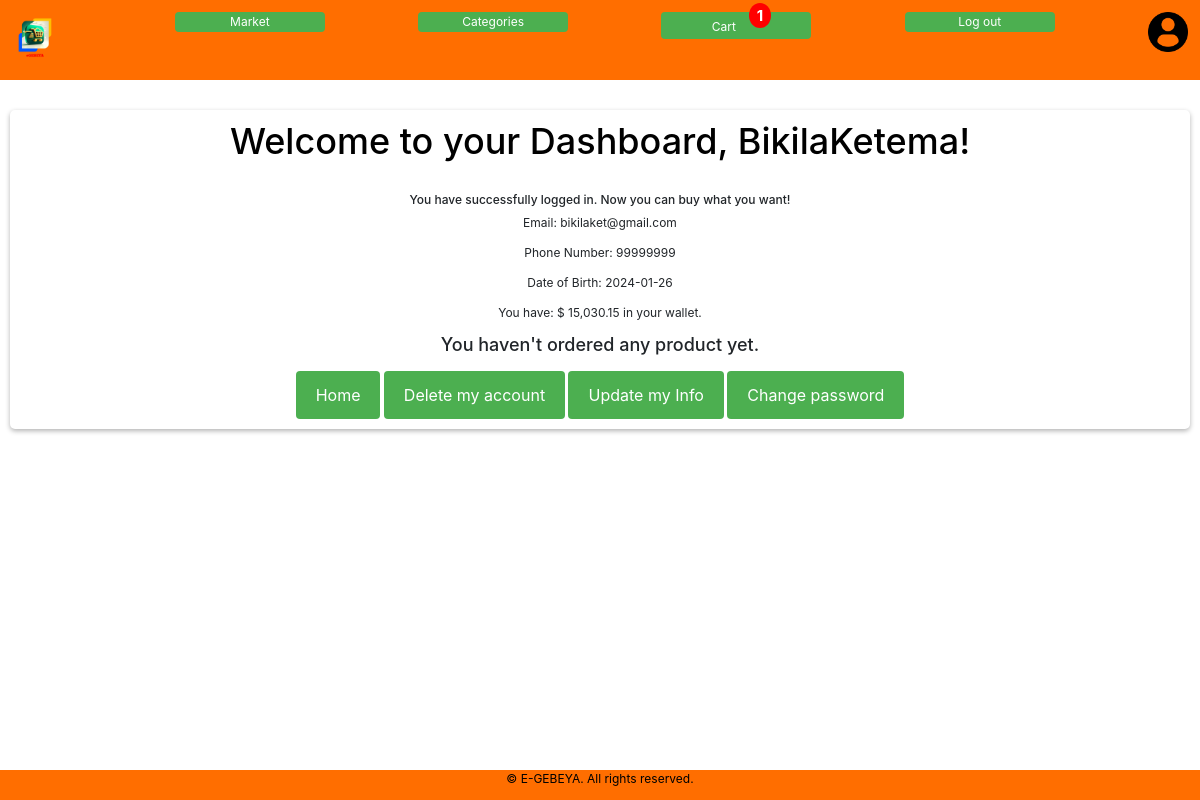
The app's page /dashboard (signed in) with its own data.
### packages/models.py (models this page shows, shortened)
class User(db.Model, UserMixin):
    id = db.Column(db.Integer(), primary_key=True)
    username = db.Column(db.String(length=20), nullable=False, unique=True)
    email = db.Column(db.String(length=20), nullable=False, unique=True)
    phone = db.Column(db.String(), nullable=False, unique=True)
    budget = db.Column(db.Integer(), nullable=False, default=1000)
    dob = db.Column(db.Date())
    password_hash = db.Column(db.String(length=20), nullable=False)
    @property
    def prettier_budget(self):
        formatted_budget = "{:,.2f}".format(self.budget)
        return f'$ {formatted_budget}'
    @property
    def password(self):
        return self.password

### packages/routes.py (the view, shortened to what this page needs)
@app.route('/dashboard', methods=['GET', 'POST'])
@login_required
def dashboard():
    purchase_form = PurchaseItemForm()
    delete_form = DeleteAccountForm()
    user_pending_orders = Order.query.filter_by(user_id=current_user.id, status='Pending').options(joinedload(Order.items)).order_by(desc(Order.created_at)).all()
    ordered_items = {}
    for order in user_pending_orders:
        for order_item in order.items:
            product_id = order_item.product_id
            quantity = order_item.quantity
            if product_id in ordered_items:
                ordered_items[product_id]['quantity'] += quantity
            else:
                product = Product.query.get(product_id)
                if product:
                    ordered_items[product_id] = {'product': product, 'quantity': quantity}
    return render_template('dashboard.html', user=current_user, ordered_items=ordered_items.values(), purchase_form=purchase_form, delete_form=delete_form)

### packages/models.py (called while the page is built)
@login_manager.user_loader
def Load_user(user_id):
    return User.query.get(int(user_id))

### packages/routes.py (called while the page is built)
def get_cart_count():
    if current_user.is_authenticated:
        cart_count = Cart.query.filter_by(user_id=current_user.id).count()
        return cart_count
    return 0

@app.context_processor
def inject_cart_count():
    cart_count = get_cart_count()
    return dict(cart_count=cart_count)

### packages/templates/dashboard.html (shortened to what this page needs)
{% extends 'base.html' %}
{% block css %}
<link href="{{ url_for('static', filename='base.css') }}" rel="stylesheet">
<link href="{{ url_for('static', filename='signup.css') }}" rel="stylesheet">
<link href="{{ url_for('static', filename='index.css') }}" rel="stylesheet">
{% endblock %}
{% block content %}
{% include 'includes/delete_modal.html' %}
<h1>Welcome to your Dashboard, {{ current_user.username }}!</h1>
<h3>You have successfully logged in. Now you can buy what you want!</h3>
<p>Email: {{ current_user.email }}</p>
<p>Phone Number: {{ current_user.phone }}</p>
<p>Date of Birth: {{ current_user.dob }}</p>
<p>You have: {{ current_user.prettier_budget }} in your wallet.</p>
{% if ordered_items %}
<h1 style="margin-bottom: 10px;">Your pending orders!</h1>
<div id="main-container">
    {% for item in ordered_items %}
    {% include 'includes/item_modal.html' %}
    {% set product = item['product'] %}
    <div id="product-card">
        <img alt="{{ product.title }}" src="{{ product.image }}">
        <h3>{{ product.title[:30] + '...' }}</h3>
        <p>{{ product.description[:50] + '...' }}</p>
        <p>Quantity: {{ item['quantity'] }}</p>
        <p>Price: ${{ product.price }}</p>
        <button class="orderbtn" data-toggle="modal" data-target="#Modal-MoreInfo{{ product.id }}">More Info</button>
        <form method="POST" action="{{ url_for('cancel_order', product_id=item.product.id) }}">
            <button type="submit" class="btn btn-danger">Cancel Order</button>
        </form>
    </div>
    <div class="modal fade" id="Modal-MoreInfo{{ product.id }}" tabindex="-1" aria-labelledby="exampleModalLabel" aria-hidden="true">
        <div class="modal-dialog">
            <div class="modal-content">
                <div class="modal-header">
                    <h5 class="modal-title" id="ModalLabel">
                        {{ product.title }}
                    </h5>
                    <button type="button" class="close" data-dismiss="modal" aria-label="Close">
                        <span aria-hidden="true">&times;</span>
                    </button>
                </div>
                <div class="modal-body modal-container">
                    <img alt="{{ product.title }}" src="{{ product.image }}">
                    <h1>Price: ${{ product.price }}</h1>
                    <h2>Sub total: ${{ product.price * item.quantity }}</h2>
                    <h2>Quantity: {{ item.quantity }}</h2>
                </div>
                <div class="modal-footer">
                    <button type="button" class="modal-btn" data-dismiss="modal">Close</button>
                </div>
            </div>
        </div>
    </div>
    {% endfor %}
</div>
{% else %}
    <h4>You haven't ordered any product yet.</h4>
{% endif %}
<button class="dashboard-button" style="margin-top: 10px;"><a href="{{ url_for('market') }}">Home</a></button>
<button class="dashboard-button" data-toggle="modal" data-target="#Modal-DeleteAccount{{ current_user.username }}">Delete my account</button>
<button class="dashboard-button"><a href="{{ url_for('update_info') }}">Update my Info</a></button>
<button class="dashboard-button"><a href="{{ url_for('change_password') }}">Change password</a></button>
{% endblock %}

### packages/static/base.css (style rules this page uses)
html { box-sizing: border-box; font-family: 'Courier New', Courier, monospace; font-size: 12px; }
* { box-sizing: border-box; }
*, *:before, *:after { box-sizing: inherit; }
body { margin: 0; }

### packages/static/signup.css (style rules this page uses)
h1 { font-size: 24px; margin-bottom: 30px; color: #000000; }
#signup-button, .dashboard-button, .signup-btn, .index-btn { background-color: #4CAF50; color: #fff; border: none; border-radius: 4px; padding: 12px 20px; cursor: pointer; font-size: 16px; margin-bottom: 10px; }
.index-btn, .dashboard-button > a { text-decoration: none; color: #fff; }
@media (min-width: 768px) { h1 { font-size: 3vw; } }
@media (min-width: 768px) { p { font-size: 1vw; } }

### packages/static/index.css (style rules this page uses)
* { box-sizing: border-box; }
html { font-size: 12px; }
h1 { font-size: 8vw; padding-top: 10px; }
body { margin: 0; }
#product-card,h3,p { font-size: 2vw; }
@media (min-width: 768px) { #product-card,h3,p,button { font-size: 1rem; } }
@media (min-width: 768px) { h1 { font-size: 3vw; } }

### records on screen
User: username "BikilaKetema", email "bikilaket@gmail.com", phone "99999999", dob "2024-01-26", prettier_budget "$ 15,030.15"

### other values on screen
{{ cart_count }} "1"
